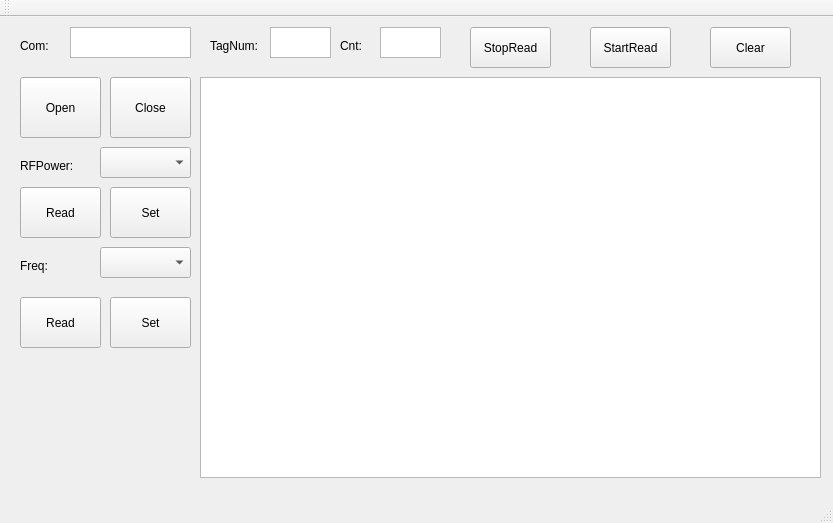
<?xml version="1.0" encoding="UTF-8"?>
<ui version="4.0">
 <class>MainWindow</class>
 <widget class="QMainWindow" name="MainWindow">
  <property name="enabled">
   <bool>true</bool>
  </property>
  <property name="geometry">
   <rect>
    <x>0</x>
    <y>0</y>
    <width>833</width>
    <height>523</height>
   </rect>
  </property>
  <property name="sizePolicy">
   <sizepolicy hsizetype="Preferred" vsizetype="Preferred">
    <horstretch>0</horstretch>
    <verstretch>0</verstretch>
   </sizepolicy>
  </property>
  <property name="windowTitle">
   <string>ComDemo</string>
  </property>
  <property name="documentMode">
   <bool>false</bool>
  </property>
  <property name="tabShape">
   <enum>QTabWidget::Rounded</enum>
  </property>
  <widget class="QWidget" name="centralWidget">
   <widget class="QTextEdit" name="textEdit">
    <property name="geometry">
     <rect>
      <x>70</x>
      <y>10</y>
      <width>121</width>
      <height>31</height>
     </rect>
    </property>
    <property name="inputMethodHints">
     <set>Qt::ImhNone</set>
    </property>
   </widget>
   <widget class="QPushButton" name="pushButton1">
    <property name="geometry">
     <rect>
      <x>20</x>
      <y>60</y>
      <width>81</width>
      <height>61</height>
     </rect>
    </property>
    <property name="text">
     <string>Open</string>
    </property>
   </widget>
   <widget class="QPushButton" name="pushButton2">
    <property name="geometry">
     <rect>
      <x>110</x>
      <y>60</y>
      <width>81</width>
      <height>61</height>
     </rect>
    </property>
    <property name="text">
     <string>Close</string>
    </property>
   </widget>
   <widget class="QLabel" name="label">
    <property name="geometry">
     <rect>
      <x>20</x>
      <y>20</y>
      <width>41</width>
      <height>17</height>
     </rect>
    </property>
    <property name="text">
     <string>Com:</string>
    </property>
   </widget>
   <widget class="QPushButton" name="pushButton3">
    <property name="geometry">
     <rect>
      <x>590</x>
      <y>10</y>
      <width>81</width>
      <height>41</height>
     </rect>
    </property>
    <property name="text">
     <string>StartRead</string>
    </property>
   </widget>
   <widget class="QPushButton" name="pushButton_2">
    <property name="geometry">
     <rect>
      <x>470</x>
      <y>10</y>
      <width>81</width>
      <height>41</height>
     </rect>
    </property>
    <property name="text">
     <string>StopRead</string>
    </property>
   </widget>
   <widget class="QComboBox" name="comboBoxRF">
    <property name="geometry">
     <rect>
      <x>100</x>
      <y>130</y>
      <width>91</width>
      <height>31</height>
     </rect>
    </property>
    <property name="currentText">
     <string/>
    </property>
   </widget>
   <widget class="QLabel" name="label_2">
    <property name="geometry">
     <rect>
      <x>20</x>
      <y>140</y>
      <width>71</width>
      <height>17</height>
     </rect>
    </property>
    <property name="text">
     <string>RFPower:</string>
    </property>
   </widget>
   <widget class="QPushButton" name="pushButtonReadRF">
    <property name="geometry">
     <rect>
      <x>20</x>
      <y>170</y>
      <width>81</width>
      <height>51</height>
     </rect>
    </property>
    <property name="text">
     <string>Read</string>
    </property>
   </widget>
   <widget class="QPushButton" name="pushButtonSetRF">
    <property name="geometry">
     <rect>
      <x>110</x>
      <y>170</y>
      <width>81</width>
      <height>51</height>
     </rect>
    </property>
    <property name="text">
     <string>Set</string>
    </property>
   </widget>
   <widget class="QLabel" name="label_3">
    <property name="geometry">
     <rect>
      <x>20</x>
      <y>240</y>
      <width>71</width>
      <height>17</height>
     </rect>
    </property>
    <property name="text">
     <string>Freq:</string>
    </property>
   </widget>
   <widget class="QComboBox" name="comboBoxFreq">
    <property name="geometry">
     <rect>
      <x>100</x>
      <y>230</y>
      <width>91</width>
      <height>31</height>
     </rect>
    </property>
   </widget>
   <widget class="QPushButton" name="pushButtonReadFreq">
    <property name="geometry">
     <rect>
      <x>20</x>
      <y>280</y>
      <width>81</width>
      <height>51</height>
     </rect>
    </property>
    <property name="text">
     <string>Read</string>
    </property>
   </widget>
   <widget class="QPushButton" name="pushButtonSetFreq">
    <property name="geometry">
     <rect>
      <x>110</x>
      <y>280</y>
      <width>81</width>
      <height>51</height>
     </rect>
    </property>
    <property name="text">
     <string>Set</string>
    </property>
   </widget>
   <widget class="QTableWidget" name="tableWidget">
    <property name="geometry">
     <rect>
      <x>200</x>
      <y>60</y>
      <width>621</width>
      <height>401</height>
     </rect>
    </property>
    <property name="font">
     <font>
      <pointsize>8</pointsize>
     </font>
    </property>
    <property name="focusPolicy">
     <enum>Qt::NoFocus</enum>
    </property>
    <property name="selectionBehavior">
     <enum>QAbstractItemView::SelectRows</enum>
    </property>
   </widget>
   <widget class="QPushButton" name="pushButtonClear">
    <property name="geometry">
     <rect>
      <x>710</x>
      <y>10</y>
      <width>81</width>
      <height>41</height>
     </rect>
    </property>
    <property name="text">
     <string>Clear</string>
    </property>
   </widget>
   <widget class="QTextEdit" name="textEditTagNum">
    <property name="enabled">
     <bool>true</bool>
    </property>
    <property name="geometry">
     <rect>
      <x>270</x>
      <y>10</y>
      <width>61</width>
      <height>31</height>
     </rect>
    </property>
    <property name="inputMethodHints">
     <set>Qt::ImhNone</set>
    </property>
   </widget>
   <widget class="QTextEdit" name="textEditCnt">
    <property name="geometry">
     <rect>
      <x>380</x>
      <y>10</y>
      <width>61</width>
      <height>31</height>
     </rect>
    </property>
   </widget>
   <widget class="QLabel" name="label_4">
    <property name="geometry">
     <rect>
      <x>210</x>
      <y>20</y>
      <width>61</width>
      <height>17</height>
     </rect>
    </property>
    <property name="text">
     <string>TagNum:</string>
    </property>
   </widget>
   <widget class="QLabel" name="label_5">
    <property name="geometry">
     <rect>
      <x>340</x>
      <y>20</y>
      <width>31</width>
      <height>17</height>
     </rect>
    </property>
    <property name="text">
     <string>Cnt:</string>
    </property>
   </widget>
  </widget>
  <widget class="QMenuBar" name="menuBar">
   <property name="geometry">
    <rect>
     <x>0</x>
     <y>0</y>
     <width>833</width>
     <height>23</height>
    </rect>
   </property>
  </widget>
  <widget class="QToolBar" name="mainToolBar">
   <property name="floatable">
    <bool>true</bool>
   </property>
   <attribute name="toolBarArea">
    <enum>TopToolBarArea</enum>
   </attribute>
   <attribute name="toolBarBreak">
    <bool>false</bool>
   </attribute>
  </widget>
  <widget class="QStatusBar" name="statusBar"/>
 </widget>
 <layoutdefault spacing="6" margin="11"/>
 <tabstops>
  <tabstop>pushButton1</tabstop>
  <tabstop>pushButton2</tabstop>
  <tabstop>textEdit</tabstop>
 </tabstops>
 <resources/>
 <connections/>
</ui>
